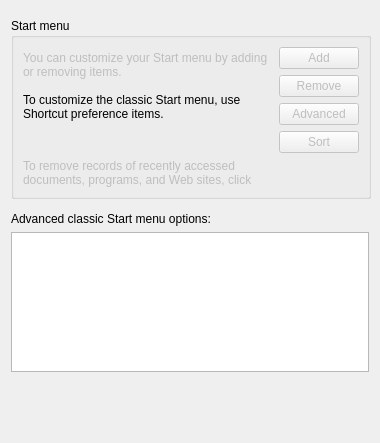
<?xml version="1.0" encoding="UTF-8"?>
<ui version="4.0">
 <class>StartClassicVistaWidget</class>
 <widget class="QWidget" name="StartClassicVistaWidget">
  <property name="geometry">
   <rect>
    <x>0</x>
    <y>0</y>
    <width>380</width>
    <height>443</height>
   </rect>
  </property>
  <property name="sizePolicy">
   <sizepolicy hsizetype="Fixed" vsizetype="Fixed">
    <horstretch>0</horstretch>
    <verstretch>0</verstretch>
   </sizepolicy>
  </property>
  <property name="minimumSize">
   <size>
    <width>380</width>
    <height>443</height>
   </size>
  </property>
  <property name="maximumSize">
   <size>
    <width>486</width>
    <height>443</height>
   </size>
  </property>
  <property name="windowTitle">
   <string>Form</string>
  </property>
  <layout class="QGridLayout" name="gridLayout_2">
   <item row="0" column="0">
    <widget class="QGroupBox" name="startGroupBox">
     <property name="sizePolicy">
      <sizepolicy hsizetype="Fixed" vsizetype="Fixed">
       <horstretch>0</horstretch>
       <verstretch>0</verstretch>
      </sizepolicy>
     </property>
     <property name="minimumSize">
      <size>
       <width>360</width>
       <height>0</height>
      </size>
     </property>
     <property name="title">
      <string>Start menu</string>
     </property>
     <layout class="QGridLayout" name="gridLayout">
      <item row="0" column="0" rowspan="2">
       <widget class="QLabel" name="customizemenuLabel">
        <property name="enabled">
         <bool>false</bool>
        </property>
        <property name="text">
         <string>You can customize your Start menu by adding or removing items.</string>
        </property>
        <property name="wordWrap">
         <bool>true</bool>
        </property>
       </widget>
      </item>
      <item row="0" column="1">
       <widget class="QPushButton" name="addPushButton">
        <property name="enabled">
         <bool>false</bool>
        </property>
        <property name="text">
         <string>Add</string>
        </property>
       </widget>
      </item>
      <item row="1" column="1" rowspan="2">
       <widget class="QPushButton" name="removePushButton">
        <property name="enabled">
         <bool>false</bool>
        </property>
        <property name="text">
         <string>Remove</string>
        </property>
       </widget>
      </item>
      <item row="2" column="0" rowspan="2">
       <widget class="QLabel" name="classicmenuLabel">
        <property name="text">
         <string>To customize the classic Start menu, use Shortcut preference items.</string>
        </property>
        <property name="wordWrap">
         <bool>true</bool>
        </property>
       </widget>
      </item>
      <item row="3" column="1">
       <widget class="QPushButton" name="advancedPushButton">
        <property name="enabled">
         <bool>false</bool>
        </property>
        <property name="text">
         <string>Advanced</string>
        </property>
       </widget>
      </item>
      <item row="4" column="1">
       <widget class="QPushButton" name="sortPushButton">
        <property name="enabled">
         <bool>false</bool>
        </property>
        <property name="text">
         <string>Sort</string>
        </property>
       </widget>
      </item>
      <item row="5" column="0">
       <widget class="QLabel" name="removeLabel">
        <property name="enabled">
         <bool>false</bool>
        </property>
        <property name="text">
         <string>To remove records of recently accessed documents, programs, and Web sites, click Clear.</string>
        </property>
        <property name="wordWrap">
         <bool>true</bool>
        </property>
       </widget>
      </item>
     </layout>
    </widget>
   </item>
   <item row="1" column="0">
    <widget class="QLabel" name="label">
     <property name="text">
      <string>Advanced classic Start menu options:</string>
     </property>
     <property name="buddy">
      <cstring>treeView</cstring>
     </property>
    </widget>
   </item>
   <item row="2" column="0">
    <widget class="QTreeView" name="treeView"/>
   </item>
   <item row="3" column="0">
    <spacer name="verticalSpacer">
     <property name="orientation">
      <enum>Qt::Vertical</enum>
     </property>
     <property name="sizeHint" stdset="0">
      <size>
       <width>348</width>
       <height>112</height>
      </size>
     </property>
    </spacer>
   </item>
  </layout>
 </widget>
 <tabstops>
  <tabstop>addPushButton</tabstop>
  <tabstop>removePushButton</tabstop>
  <tabstop>advancedPushButton</tabstop>
  <tabstop>sortPushButton</tabstop>
  <tabstop>treeView</tabstop>
 </tabstops>
 <resources/>
 <connections/>
</ui>
